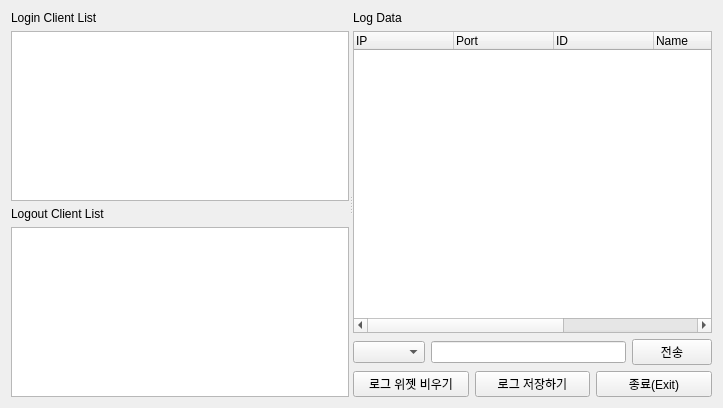
<?xml version="1.0" encoding="UTF-8"?>
<ui version="4.0">
 <class>ServerSide</class>
 <widget class="QWidget" name="ServerSide">
  <property name="geometry">
   <rect>
    <x>0</x>
    <y>0</y>
    <width>723</width>
    <height>408</height>
   </rect>
  </property>
  <property name="windowTitle">
   <string>Form</string>
  </property>
  <layout class="QHBoxLayout" name="horizontalLayout_3">
   <item>
    <widget class="QSplitter" name="splitter">
     <property name="orientation">
      <enum>Qt::Horizontal</enum>
     </property>
     <widget class="QWidget" name="layoutWidget">
      <layout class="QVBoxLayout" name="clientListVerticalLayout">
       <item>
        <widget class="QLabel" name="loginClientListLabel">
         <property name="text">
          <string>Login Client List</string>
         </property>
        </widget>
       </item>
       <item>
        <widget class="QTreeWidget" name="clientTreeWidget">
         <property name="selectionBehavior">
          <enum>QAbstractItemView::SelectItems</enum>
         </property>
         <property name="rootIsDecorated">
          <bool>false</bool>
         </property>
         <property name="headerHidden">
          <bool>true</bool>
         </property>
         <column>
          <property name="text">
           <string>Image</string>
          </property>
         </column>
         <column>
          <property name="text">
           <string>Name</string>
          </property>
         </column>
         <column>
          <property name="text">
           <string>Status</string>
          </property>
         </column>
        </widget>
       </item>
       <item>
        <widget class="QLabel" name="logoutClientListLabel">
         <property name="text">
          <string>Logout Client List</string>
         </property>
        </widget>
       </item>
       <item>
        <widget class="QTreeWidget" name="clientQuitTreeWidget">
         <property name="selectionBehavior">
          <enum>QAbstractItemView::SelectItems</enum>
         </property>
         <property name="rootIsDecorated">
          <bool>false</bool>
         </property>
         <property name="headerHidden">
          <bool>true</bool>
         </property>
         <column>
          <property name="text">
           <string>Image</string>
          </property>
         </column>
         <column>
          <property name="text">
           <string>Name</string>
          </property>
         </column>
         <column>
          <property name="text">
           <string>Status</string>
          </property>
         </column>
        </widget>
       </item>
       <item>
        <layout class="QHBoxLayout" name="horizontalLayout"/>
       </item>
      </layout>
     </widget>
     <widget class="QWidget" name="layoutWidget">
      <layout class="QVBoxLayout" name="verticalLayout">
       <item>
        <widget class="QLabel" name="logDataLabel">
         <property name="text">
          <string>Log Data</string>
         </property>
        </widget>
       </item>
       <item>
        <widget class="QTreeWidget" name="messageTreeWidget">
         <property name="rootIsDecorated">
          <bool>false</bool>
         </property>
         <property name="wordWrap">
          <bool>true</bool>
         </property>
         <column>
          <property name="text">
           <string>IP</string>
          </property>
         </column>
         <column>
          <property name="text">
           <string>Port</string>
          </property>
         </column>
         <column>
          <property name="text">
           <string>ID</string>
          </property>
         </column>
         <column>
          <property name="text">
           <string>Name</string>
          </property>
         </column>
         <column>
          <property name="text">
           <string>Message</string>
          </property>
         </column>
         <column>
          <property name="text">
           <string>Time</string>
          </property>
         </column>
        </widget>
       </item>
       <item>
        <layout class="QHBoxLayout" name="horizontalLayout_2">
         <item>
          <widget class="QComboBox" name="clientListComboBox"/>
         </item>
         <item>
          <widget class="QLineEdit" name="sendLineEdit"/>
         </item>
         <item>
          <widget class="QPushButton" name="sendPushButton">
           <property name="text">
            <string>전송</string>
           </property>
          </widget>
         </item>
        </layout>
       </item>
       <item>
        <layout class="QHBoxLayout" name="messageLayout">
         <item>
          <widget class="QPushButton" name="clearPushButton">
           <property name="text">
            <string>로그 위젯 비우기</string>
           </property>
          </widget>
         </item>
         <item>
          <widget class="QPushButton" name="savePushButton">
           <property name="text">
            <string>로그 저장하기</string>
           </property>
          </widget>
         </item>
         <item>
          <widget class="QPushButton" name="exitPushButton">
           <property name="text">
            <string>종료(Exit)</string>
           </property>
          </widget>
         </item>
        </layout>
       </item>
      </layout>
     </widget>
    </widget>
   </item>
  </layout>
 </widget>
 <resources/>
 <connections>
  <connection>
   <sender>sendLineEdit</sender>
   <signal>returnPressed()</signal>
   <receiver>sendPushButton</receiver>
   <slot>click()</slot>
   <hints>
    <hint type="sourcelabel">
     <x>490</x>
     <y>268</y>
    </hint>
    <hint type="destinationlabel">
     <x>603</x>
     <y>268</y>
    </hint>
   </hints>
  </connection>
 </connections>
</ui>
